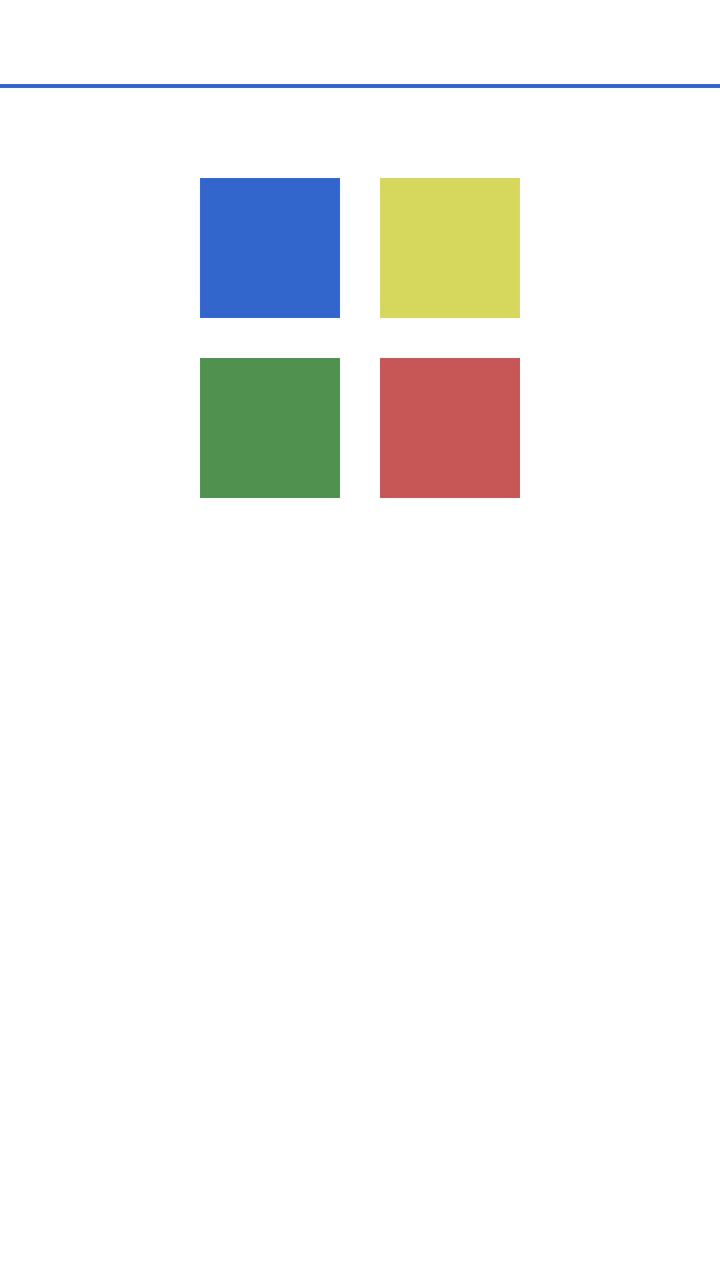
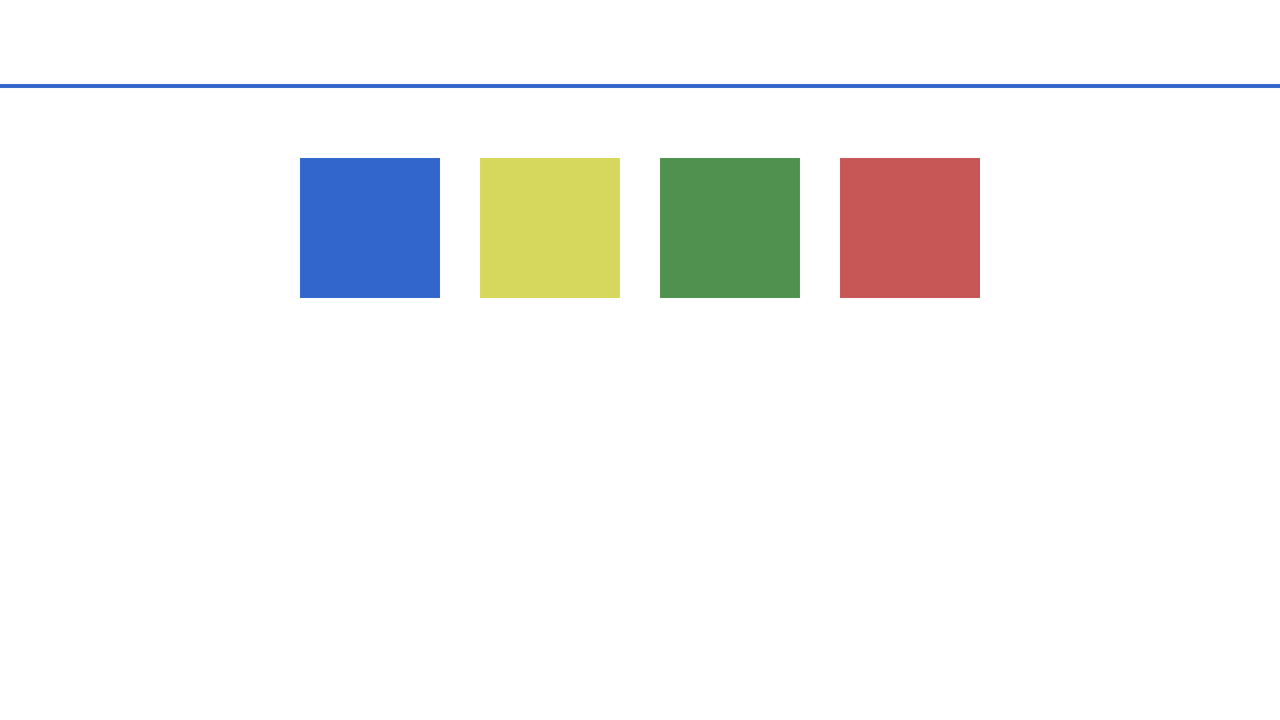

Compare how this app lays out the same screen by default and in its alternative resource folder. The renders come first, then the two layout files and the values they reference.
<!-- AndroidManifest.xml: application theme Theme.Sherlock.Light -->
<!-- res/layout/jugar_mostrar_opciones.xml -->
<?xml version="1.0" encoding="utf-8"?>
<LinearLayout xmlns:android="http://schemas.android.com/apk/res/android"
    android:layout_width="match_parent"
    android:layout_height="match_parent"
    android:orientation="vertical" >

    <LinearLayout
        style="@style/header"
        android:layout_width="fill_parent"
        android:layout_height="wrap_content"
        android:orientation="horizontal" 
        android:weightSum="100"
        android:baselineAligned="false">

        <LinearLayout
            style="@style/header"
            android:layout_width="fill_parent"
            android:layout_height="wrap_content"
            android:gravity="left"
            android:layout_weight="40">

            <TextView
                android:id="@+id/tvNumeroPregunta"
                style="@style/header_text"
                android:layout_width="wrap_content"
                android:layout_height="wrap_content"
                android:layout_marginLeft="10dp"
                android:textIsSelectable="true"/>
        </LinearLayout>

        <LinearLayout
            style="@style/header"
            android:layout_width="fill_parent"
            android:layout_height="wrap_content"
            android:gravity="right" 
            android:layout_weight="60">

            <TextView
                android:id="@+id/tvTiempoRestante"
                style="@style/header_text"
                android:layout_width="wrap_content"
                android:layout_height="wrap_content"
                android:layout_marginRight="10dp"
                android:textIsSelectable="true"/>
        </LinearLayout>
    </LinearLayout>

    <View
        android:layout_width="fill_parent"
        android:layout_height="2dp"
        android:background="@color/blue" />

    <LinearLayout
        android:id="@+id/llOperacion"
        android:layout_width="wrap_content"
        android:layout_height="wrap_content"
        android:layout_gravity="center"
        android:orientation="horizontal"
        android:paddingTop="5dp" >

        
        

    </LinearLayout>

    <RelativeLayout
        android:id="@+id/layoutOptions"
        android:layout_width="wrap_content"
        android:layout_height="wrap_content"
        android:layout_gravity="center"
        android:paddingTop="30dp" >

        <Button
            android:id="@+id/bRespuesta1"
            style="@style/big_button"
            android:layout_width="70dp"
            android:layout_height="70dp"
            android:layout_margin="10dp"
            android:background="@color/blue"
            android:textColor="@color/white" />

        <Button
            android:id="@+id/bRespuesta2"
            style="@style/big_button"
            android:layout_width="70dp"
            android:layout_height="70dp"
            android:layout_margin="10dp"
            android:layout_toRightOf="@+id/bRespuesta1"
            android:background="@color/yellow"
            android:textColor="@color/white" />

        <Button
            android:id="@+id/bRespuesta3"
            style="@style/big_button"
            android:layout_width="70dp"
            android:layout_height="70dp"
            android:layout_below="@+id/bRespuesta1"
            android:layout_margin="10dp"
            android:background="@color/green"
            android:textColor="@color/white" />

        <Button
            android:id="@+id/bRespuesta4"
            style="@style/big_button"
            android:layout_width="70dp"
            android:layout_height="70dp"
            android:layout_below="@+id/bRespuesta2"
            android:layout_margin="10dp"
            android:layout_toRightOf="@+id/bRespuesta3"
            android:background="@color/red"
            android:textColor="@color/white" />
    </RelativeLayout>

</LinearLayout>
<!-- resources referenced by this layout -->
<resources>
  <color name="blue">#3366CC</color>
  <color name="green">#509150</color>
  <color name="red">#c75656</color>
  <color name="white">#FFFFFF</color>
  <color name="yellow">#d6d75d</color>
  <style name="big_button" parent="android:style/Widget.Button">
          <item name="android:textSize">40sp</item>
          
      </style>
  <style name="header">
          
          <item name="android:gravity">center_horizontal</item>
          <item name="android:orientation">vertical</item>
          <item name="android:paddingBottom">5dp</item>
      </style>
  <style name="header_text">
          <item name="android:layout_width">wrap_content</item>
          <item name="android:layout_height">wrap_content</item>
          <item name="android:layout_marginTop">5dp</item>
          <item name="android:textSize">20sp</item>
          
          <item name="android:textStyle">bold</item>
      </style>
</resources>
<!-- res/layout-land/jugar_mostrar_opciones.xml (the repository's variant of the layout above) -->
<!-- drawn on the phone turned sideways -->
<?xml version="1.0" encoding="utf-8"?>
<LinearLayout xmlns:android="http://schemas.android.com/apk/res/android"
    android:layout_width="match_parent"
    android:layout_height="match_parent"
    android:orientation="vertical" >

    <LinearLayout
        style="@style/header"
        android:layout_width="fill_parent"
        android:layout_height="wrap_content"
        android:orientation="horizontal" 
        android:weightSum="100"
        android:baselineAligned="false">

        <LinearLayout
            style="@style/header"
            android:layout_width="fill_parent"
            android:layout_height="wrap_content"
            android:gravity="left"
            android:layout_weight="40">

            <TextView
                android:id="@+id/tvNumeroPregunta"
                style="@style/header_text"
                android:layout_width="wrap_content"
                android:layout_height="wrap_content"
                android:layout_marginLeft="10dp"
                android:textIsSelectable="true"/>
        </LinearLayout>

        <LinearLayout
            style="@style/header"
            android:layout_width="fill_parent"
            android:layout_height="wrap_content"
            android:gravity="right" 
            android:layout_weight="60">

            <TextView
                android:id="@+id/tvTiempoRestante"
                style="@style/header_text"
                android:layout_width="wrap_content"
                android:layout_height="wrap_content"
                android:layout_marginRight="10dp"
                android:textIsSelectable="true"/>
        </LinearLayout>
    </LinearLayout>

    <View
        android:layout_width="fill_parent"
        android:layout_height="2dp"
        android:background="@color/blue" />

    <LinearLayout
        android:id="@+id/llOperacion"
        android:layout_width="wrap_content"
        android:layout_height="wrap_content"
        android:layout_gravity="center"
        android:orientation="horizontal"
        android:paddingTop="5dp" >

        
        

    </LinearLayout>

    <LinearLayout
        android:id="@+id/layoutOptions"
        android:layout_width="wrap_content"
        android:layout_height="wrap_content"
        android:layout_gravity="center"
        android:orientation="horizontal"
        android:paddingTop="20dp" >

        <Button
            android:id="@+id/bRespuesta1"
            style="@style/big_button"
            android:layout_width="70dp"
            android:layout_height="70dp"
            android:layout_margin="10dp"
            android:background="@color/blue"
            android:textColor="@color/white" />

        <Button
            android:id="@+id/bRespuesta2"
            style="@style/big_button"
            android:layout_width="70dp"
            android:layout_height="70dp"
            android:layout_margin="10dp"
            android:background="@color/yellow"
            android:textColor="@color/white" />

        <Button
            android:id="@+id/bRespuesta3"
            style="@style/big_button"
            android:layout_width="70dp"
            android:layout_height="70dp"
            android:layout_margin="10dp"
            android:background="@color/green"
            android:textColor="@color/white" />

        <Button
            android:id="@+id/bRespuesta4"
            style="@style/big_button"
            android:layout_width="70dp"
            android:layout_height="70dp"
            android:layout_margin="10dp"
            android:background="@color/red"
            android:textColor="@color/white" />
    </LinearLayout>

</LinearLayout>
